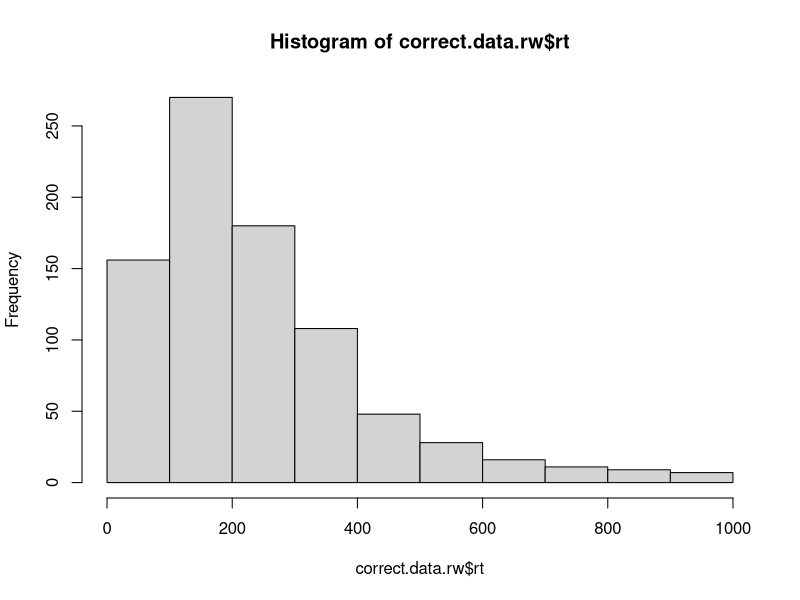
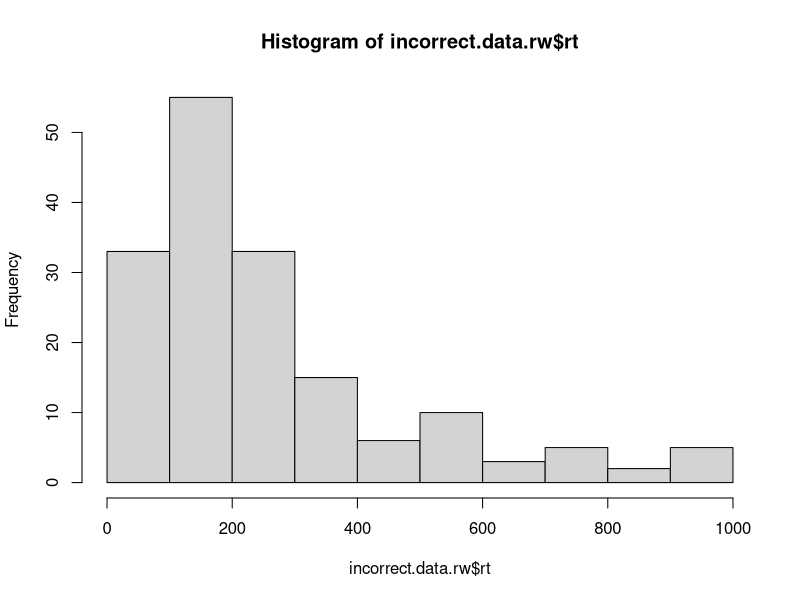
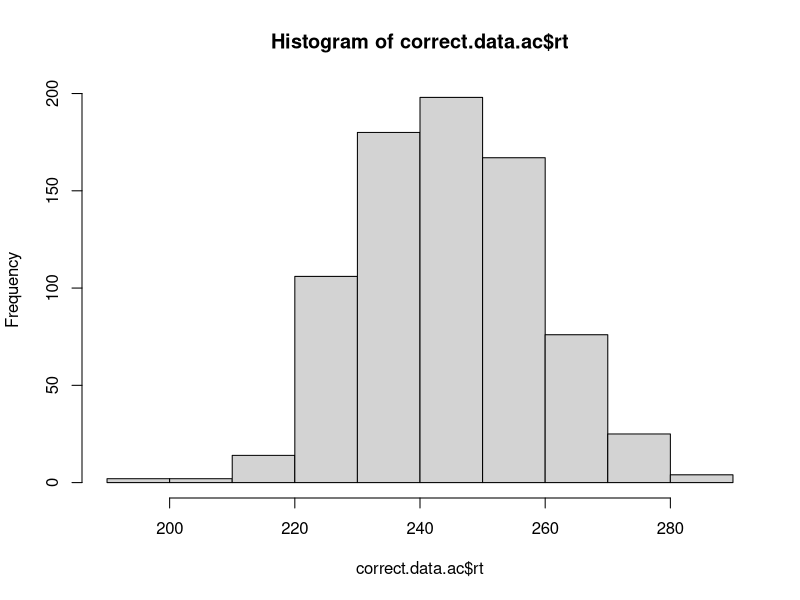
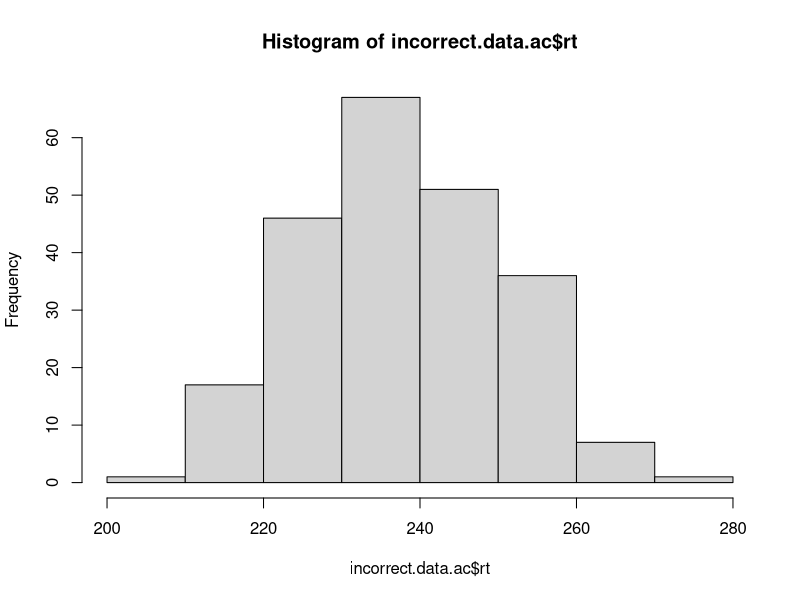

These figures' R source, in order:
# model selection ####

# suppose we have data from an experiment like this:
# mean RT correct = 250ms
# mean RT incorrect = 246ms
# accuracy = 0.80

# try to fit this data with both models by adjusting the parameters of the model
# HINT: you can speed up your parameter search by using a small number of samples
# initially, and then increasing the samples as you get closer to a viable set
# of parameters.
# 2nd HINT: Don't adjust the sdrw parameter of the random.walk.model or the criterion
# paramter of the accumulator model.

# You don't need to get a perfect match. Just get in the ballpark. 

# 1. Random Walk Model - I changed the parameter for criterion to be 5 so people have slower reaction times
# because they will hesitate to make a judgement with the same amount of evidence. I modified the drift rate 
# so people will sample more evidence, which increases their accuracy rates. 

ev <- numeric()
rt.array <- numeric()
accuracy.array <- numeric()
count=1

random.walk.model <-
  function(samples,
           drift = 0.013,
           sdrw = 0.3,
           criterion = 5) {
    for (i in 1: samples){
      ev = cumsum(c(0, rnorm(1000, drift, sdrw)))
      for (i in 1:1000) {
        if (abs(ev[i]) >= criterion) {
          break
        }
      }
      rt.array[count] = i
      if (sign(ev[i]) == 1) {
        accuracy.array[count] = TRUE
      } else{
        accuracy.array[count] = FALSE
      }
      count = count + 1
    }
    output <- data.frame(correct = accuracy.array,
                         rt = rt.array)
    return(output)
  }

initial.test <- random.walk.model(1000)
sum(initial.test$correct) / length(initial.test$correct) # should be close to 0.8
mean(initial.test$rt) # should be about 250

# visualize the RT distributions ####

library(dplyr)

correct.data.rw <- initial.test %>% filter(correct==TRUE)
incorrect.data.rw <- initial.test %>% filter(correct==FALSE)

# 2. Accumulator model 
# For the accumulator model, I changed the evidence accumulation rate for the correct response so that 
# more evidence is likely to accumulate on each step. As a result, the accuracy rate increases because we
# are sampling more evidence for the correct response. I changed the criterion to raise the threshold for
# responding to increase the reaction time. 

accumulator.model <- function(samples, rate.1=37, rate.2=40, criterion=6){
  for (i in 1:samples){
    evi.acc.1=0
    evi.acc.2=0
    rt.count=0
    while(evi.acc.1<criterion || evi.acc.2<criterion){
      evi.acc.1 <- evi.acc.1+rexp (1, rate.1)
      evi.acc.2 <-evi.acc.2+rexp (1, rate.2)
      rt.count=rt.count+1
    }
    rt.array[count] = rt.count
    if(evi.acc.1>evi.acc.2){
      accuracy.array[count] = TRUE
    }else{
      accuracy.array[count]=FALSE
    }
    count = count + 1
  }
  output <- data.frame(
    rt = rt.array,
    correct = accuracy.array
  )
  return(output)
}

initial.test <- accumulator.model(1000)
sum(initial.test$correct) / length(initial.test$correct) # should be close to 0.8
mean(initial.test$rt) # should be about 250

correct.data.ac <- initial.test %>% filter(correct == TRUE)
incorrect.data.ac <- initial.test %>% filter(correct == FALSE)

# Can both models do a reasonable job of accounting for the mean RT and accuracy? Report the
# results of your efforts:

# Both models do a reasonal job of accounting for the mean RT and accuracy. They both approximate the numbers relatively
# well. 

# Using the parameters that you found above, plot histograms of the distribution of RTs
# predicted by each model. Based on these distributions, what kind of information could
# we use to evaluate which model is a better descriptor of the data for the experiment?
# Describe briefly how you might make this evaluation.

# Random walk
hist(correct.data.rw$rt)
hist(incorrect.data.rw$rt)

# Accumulator
hist(correct.data.ac$rt)
hist(incorrect.data.ac$rt)

# The accumulator model seems to be better because there is less spread around the mean. The standard deviation of the 
# data is much smaller so the data is more centered around the mean with no extreme outliers. 
